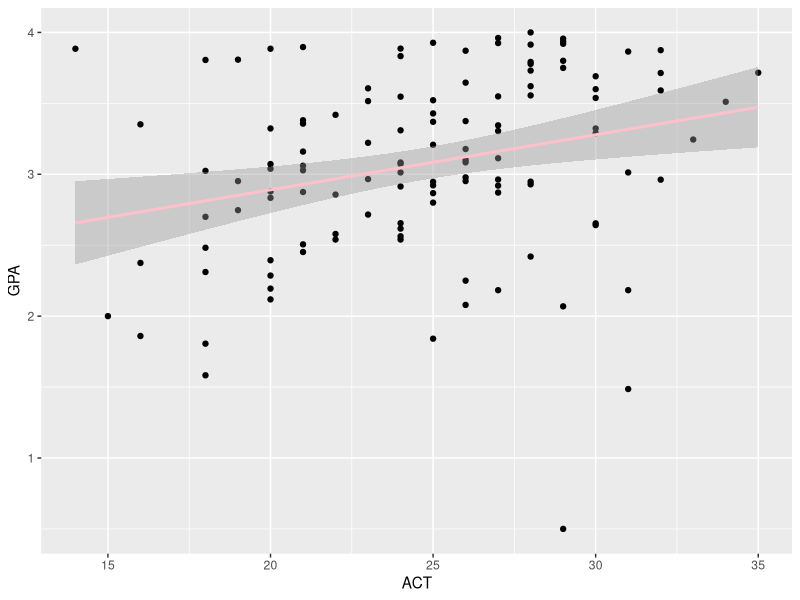

Recreate this plot in R.
## ---- chunk 1
rm(list=ls())
library(readxl)
library(tidyverse)
library(broom)
library(dplyr)


## ---- chunk 2
#Import Data 
antibodies_df=
   read.csv("./data/Antibodies.csv") %>%
  na.omit()
## ---- chunk 3
Normal = antibodies_df %>%
  filter(Smell == "Normal")

ALtered = antibodies_df %>%
  filter(Smell == "Altered")
## ---- chunk 4
wilcox.test(Normal$Antibody_IgM, ALtered$Antibody_IgM, mu=0)
## ---- chunk 5
test_stats_df=tidy(wilcox.test(Normal$Antibody_IgM, ALtered$Antibody_IgM, mu=0))
## ---- chunk 6
GPA_df=
   read.csv("./data/GPA.csv")
## ---- chunk 7
GPA_df %>% 
  ggplot(aes(ACT, GPA)) + geom_point(color='black')  +
  geom_smooth(method='lm', se=TRUE,color="pink") 
## ---- chunk 8
GPAlm=lm(GPA~ACT,data=GPA_df)

## ---- chunk 9
summary(GPAlm)
tidy(GPAlm)
glance(GPAlm)
## ---- chunk 10
qt(0.975,118)
## ---- chunk 11
confint(GPAlm,level=0.95)
## ---- chunk 12
new_data <- data.frame(ACT=c(28))
predict(GPAlm, newdata=new_data, interval="confidence", level=0.95)
## ---- chunk 13

predict(GPAlm, newdata=new_data, interval="prediction", level=0.95)
